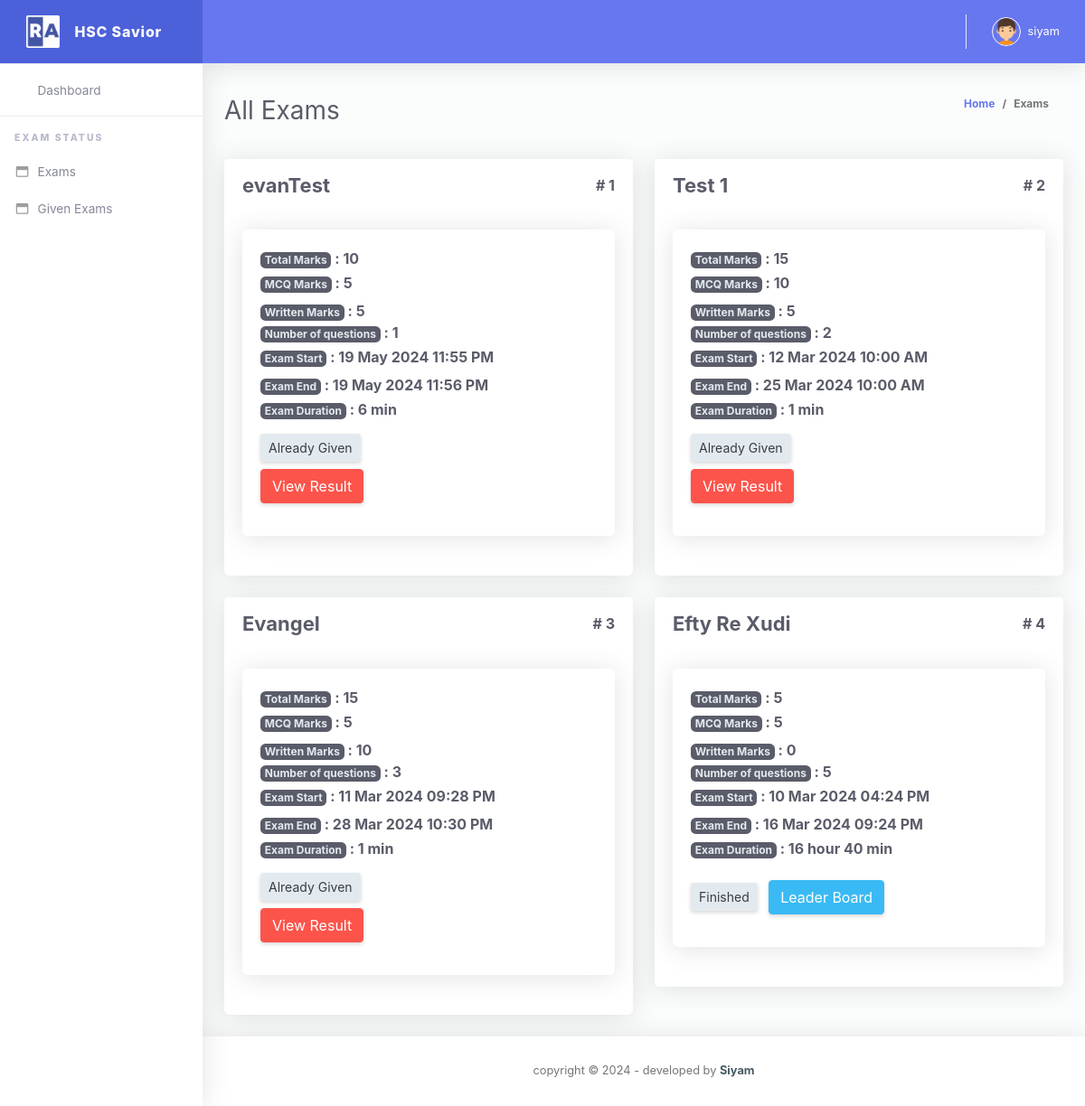
The app's page /list.php?Exams (signed in) with its own data.
### tables this page shows
CREATE TABLE `students` (
  `id` int(11) NOT NULL,
  `student_id` varchar(255) DEFAULT NULL,
  `full_name` varchar(255) DEFAULT NULL,
  `email` varchar(255) DEFAULT NULL,
  `username` varchar(255) DEFAULT NULL,
  `mobile` varchar(255) DEFAULT NULL,
  `college` varchar(255) DEFAULT NULL,
  `hsc` varchar(255) DEFAULT NULL,
  `password` varchar(255) DEFAULT NULL,
  `confirm_password` varchar(255) DEFAULT NULL,
  `status` int(11) NOT NULL DEFAULT 1
);

CREATE TABLE `exam` (
  `id` int(11) NOT NULL,
  `exam_name` varchar(255) DEFAULT NULL,
  `exam_id` varchar(255) DEFAULT NULL,
  `duration` varchar(255) DEFAULT NULL,
  `exam_start` varchar(255) DEFAULT NULL,
  `exam_start_time` varchar(255) DEFAULT NULL,
  `exam_end` varchar(255) DEFAULT NULL,
  `exam_end_time` varchar(255) DEFAULT NULL,
  `mcq_marks` varchar(255) DEFAULT NULL,
  `written_marks` varchar(255) DEFAULT NULL,
  `type` varchar(255) NOT NULL DEFAULT '1',
  `added_by` varchar(255) DEFAULT NULL,
  `status` int(11) NOT NULL DEFAULT 0
);

### list.php (the view, shortened to what this page needs)
<?php
include './Admin/includes/dbcon.php';
?>
<!DOCTYPE html>
<html lang="en">
<head>
  <?php include './includes/head.php'; ?>
</head>
<body id="page-top">
  <div id="wrapper">
    <?php include './includes/nav.php'; ?>
    <?php
if(isset($_GET['Exams'])){
  ?>
    <div class="container-fluid" id="container-wrapper">
      <div class="d-sm-flex align-items-center justify-content-between mb-4">
        <h1 class="h3 mb-0 text-gray-800">All Exams</h1>
        <ol class="breadcrumb">
          <li class="breadcrumb-item"><a href="./">Home</a></li>
          <li class="breadcrumb-item active" aria-current="page">Exams</li>
        </ol>
      </div>
      <div class="row">
        <?php
                  $no = 1;
                  $select = mysqli_query($con, "SELECT * FROM exam WHERE status = 1 ORDER BY id DESC");
                  if(mysqli_num_rows($select) > 0){
                   while($row = mysqli_fetch_array($select)){
                      $examID = $row['exam_id'];
                      $examType = $row['type'];
                      $duration = $row['duration'];
                      $exam_start_date = strtotime($row['exam_start']);
                      $new_start_date = date('d M Y', $exam_start_date);
                      $exam_start_time = strtotime($row['exam_start_time']);
                      $new_start_time = date('h:i A',$exam_start_time);
                      $exam_end_date = strtotime($row['exam_end']);
                      $new_end_date = date('d M Y', $exam_end_date);
                      $exam_end_time = strtotime($row['exam_end_time']);
                      $new_end_time = date('h:i A',$exam_end_time);
                      $date = date('Y-m-d H:i');
                      $current_time = strtotime($date);
                        $examStartDate = $row['exam_start']." ".$row['exam_start_time'];
                        $examEndDate = $row['exam_end']." ".$row['exam_end_time'];
                        $examStartTimestamp = strtotime($examStartDate);
                        $examEndTimestamp = strtotime($examEndDate);
                      ?>
        <div class="col-lg-6">
          <div class="card mb-4">
            <div class="card-header py-3 d-flex flex-row align-items-center justify-content-between">
              <h6 class="m-0 font-weight-bold text-dark" style="font-size:22px"><?=$row['exam_name']?></h6>
              <h6 class="m-0 font-weight-bold text-dark"># <?=$no?></h6>
            </div>
            <div class="card-body">
              <div class="row">
                <div class="col-lg-12 mb-4">
                  <div class="card bg-light text-dark">
                    <div class="card-body">
                      <div class="text-dark font-weight-bold"><span class="badge bg-dark btn-sm text-light">Total
                          Marks</span>
                        : <?=$row['mcq_marks']+$row['written_marks']?></div>
                      <div class="text-dark font-weight-bold"><span class="badge bg-dark btn-sm text-light my-2">MCQ
                          Marks</span> : <?=$row['mcq_marks']?></div>
                      <div class="text-dark font-weight-bold"><span class="badge bg-dark btn-sm text-light">Written
                          Marks</span> : <?=$row['written_marks']?></div>
                      <div class="text-dark font-weight-bold"><span class="badge bg-dark btn-sm text-light">Number
                          of questions</span> : <?php
                    $countQuestion = mysqli_query($con, "SELECT * FROM questions WHERE exam_id='$examID'");
                    $countNumbers = mysqli_num_rows($countQuestion);
                    echo $countNumbers;
                    ?></div>
                      <div class="text-dark font-weight-bold"><span class="badge bg-dark btn-sm text-light my-2">Exam
                          Start
                        </span> : <?=$new_start_date." ".$new_start_time?></div>
                      <div class="text-dark font-weight-bold"><span class="badge bg-dark btn-sm text-light">Exam
                          End</span> : <?=$new_end_date." ".$new_end_time?></div>
                      <div class="text-dark font-weight-bold"><span class="badge bg-dark btn-sm text-light my-2">Exam
                          Duration</span> : <?php
                      if(((int)($duration/3600)) == 0 && ((int)($duration%3600)/60) != 0 && (($duration%3600)%60) != 0){
                        echo ((int)(($duration%3600)/60)." min ".(($duration%3600)%60)." Sec");
                      }elseif (((int)($duration/3600)) != 0 && ((int)($duration%3600)/60) != 0 && (($duration%3600)%60) == 0) {
                        echo ((int)($duration/3600)." hour ".(int)(($duration%3600)/60)." min " );
                      }elseif (((int)($duration/3600)) == 0 && (($duration%3600)%60) == 0 && ((int)($duration%3600)/60) != 0) {
                        echo ((int)(($duration%3600)/60)." min " );
                      }elseif (((int)($duration/3600)) != 0 && ((int)($duration%3600)/60) == 0 && (($duration%3600)%60)==0) {
                        echo ((int)($duration/3600)." hour ");
                      } else{
                        echo ((int)($duration/3600)." hour ".(int)(($duration%3600)/60)." min ".(($duration%3600)%60)." Sec");
                      }
                      ?></div>
                      <div class="my-2">
                        <?php
                       if($examType == 1){
                      $checkStudent = mysqli_query($con, "SELECT * FROM result WHERE student_id='$student_id' AND exam_id='$examID'");
                      if(mysqli_num_rows($checkStudent) > 0){
                      ?>
                        <span class="btn btn-light btn-sm">Already Given</span> <br>
                        <a href="result.php?Exam-History=<?=$row['exam_id']?>"><button
                            class="btn btn-danger mr-2 my-2">View
                            Result
                          </button></a>
                        <?php
                      }
                       }else{
                        if($current_time < $examStartTimestamp){
                          ?>
                        <button style="max-width:100%; color:#000000; font-size:0.6rem;" class="badge bg-warning">Exam
                          will started at
                          <?=$new_start_date." ".$new_start_time?></button>
                        <?php
                        }elseif($current_time >= $examEndTimestamp){
                          ?>
                        <button class="btn btn-light btn-sm">Finished</button>
                        <a href="result.php?Leader-Board=<?=$row['exam_id']?>"><button
                            class="btn btn-info my-2 mx-2">Leader
                            Board</button></a>
                        <?php
                        }
                        ?>
                        <?php
                       }
                       ?>
                      </div>
                    </div>
                  </div>
                </div>
              </div>
            </div>
          </div>
        </div>
        <?php
                $no++;
                    }
                    ?>
        <?php
                  }else{
                    echo "<p class='alert alert-danger'>No data found!</p>";
                  }
                  ?>
      </div>
      <?php
}
?>
    </div>
    <footer class="sticky-footer bg-white">
      <div class="container my-auto">
        <div class="copyright text-center my-auto">
          <span>copyright &copy;  - developed by
            <b><a href="#" target="_blank">Siyam</a></b>
          </span>
        </div>
      </div>
    </footer>
  </div>
  </div>
</body>
</html>

### includes/head.php (shortened to what this page needs)
<link href="vendor/fontawesome-free/css/all.min.css" rel="stylesheet" type="text/css">
<link href="vendor/bootstrap/css/bootstrap.min.css" rel="stylesheet" type="text/css">
<link href="css/ruang-admin.min.css" rel="stylesheet">
<link href="css/custom.css" rel="stylesheet">

### includes/nav.php (shortened to what this page needs)
<?php
$student_id = $_SESSION['student_id'];
$selectStudent = mysqli_query($con,"SELECT * FROM students WHERE student_id='$student_id'");
if(mysqli_num_rows($selectStudent) > 0){
  $studentRow = mysqli_fetch_array($selectStudent);
  $studentUserName = $studentRow['username'];
}else{
  $studentUserName = "Not Added";
  $studentFullName = "Not Added";
}
?>
<ul class="navbar-nav sidebar sidebar-light accordion" id="accordionSidebar">
  <a class="sidebar-brand d-flex align-items-center justify-content-center" href="index.php">
    <div class="sidebar-brand-icon">
      <img src="img/logo/logo2.png">
    </div>
    <div class="sidebar-brand-text mx-3">HSC Savior</div>
  </a>
  <hr class="sidebar-divider my-0">
  <li class="nav-item">
    <a class="nav-link" href="index.php">
      <i class="fas fa-fw fa-tachometer-alt"></i>
      <span>Dashboard</span></a>
  </li>
  <hr class="sidebar-divider">
  <div class="sidebar-heading">
    Exam Status
  </div>
  <li class="nav-item">
    <a class="nav-link" href="list.php?Exams">
      <i class="far fa-fw fa-window-maximize"></i>
      <span>Exams</span>
    </a>
  </li>
  <li class="nav-item">
    <a class="nav-link" href="list.php?Given-Exams">
      <i class="far fa-fw fa-window-maximize"></i>
      <span>Given Exams</span>
    </a>
  </li>
</ul>
<div id="content-wrapper" class="d-flex flex-column">
  <div id="content">
    <nav class="navbar navbar-expand navbar-light bg-navbar topbar mb-4 static-top">
      <button id="sidebarToggleTop" class="btn btn-link rounded-circle mr-3">
        <i class="fa fa-bars"></i>
      </button>
      <ul class="navbar-nav ml-auto">
        <li class="nav-item dropdown no-arrow">
          <a class="nav-link dropdown-toggle" href="#" id="searchDropdown" role="button" data-toggle="dropdown"
            aria-haspopup="true" aria-expanded="false">
            <i class="fas fa-search fa-fw"></i>
          </a>
        </li>
        <li class="nav-item dropdown no-arrow">
          <a class="nav-link dropdown-toggle" href="#" id="userDropdown" role="button" data-toggle="dropdown"
            aria-haspopup="true" aria-expanded="false">
            <img class="img-profile rounded-circle" src="img/boy.png" style="max-width: 60px">
            <span class="ml-2 d-none d-lg-inline text-white small"><?=$studentUserName?></span>
          </a>
        </li>
      </ul>
    </nav>

### records on screen
students: username "siyam"
exam: exam_name "evanTest", $row['mcq_marks']+$row['written_marks'] "10", mcq_marks "5", written_marks "5", countNumbers "1", ($duration%3600)/60 "6"
exam: exam_name "Test 1", $row['mcq_marks']+$row['written_marks'] "15", mcq_marks "10", written_marks "5", countNumbers "2", ($duration%3600)/60 "1"
exam: exam_name "Evangel", $row['mcq_marks']+$row['written_marks'] "15", mcq_marks "5", written_marks "10", countNumbers "3", ($duration%3600)/60 "1"
exam: exam_name "Efty Re Xudi", $row['mcq_marks']+$row['written_marks'] "5", mcq_marks "5", written_marks "0", countNumbers "5", $duration/3600 "16", ($duration%3600)/60 "40"
